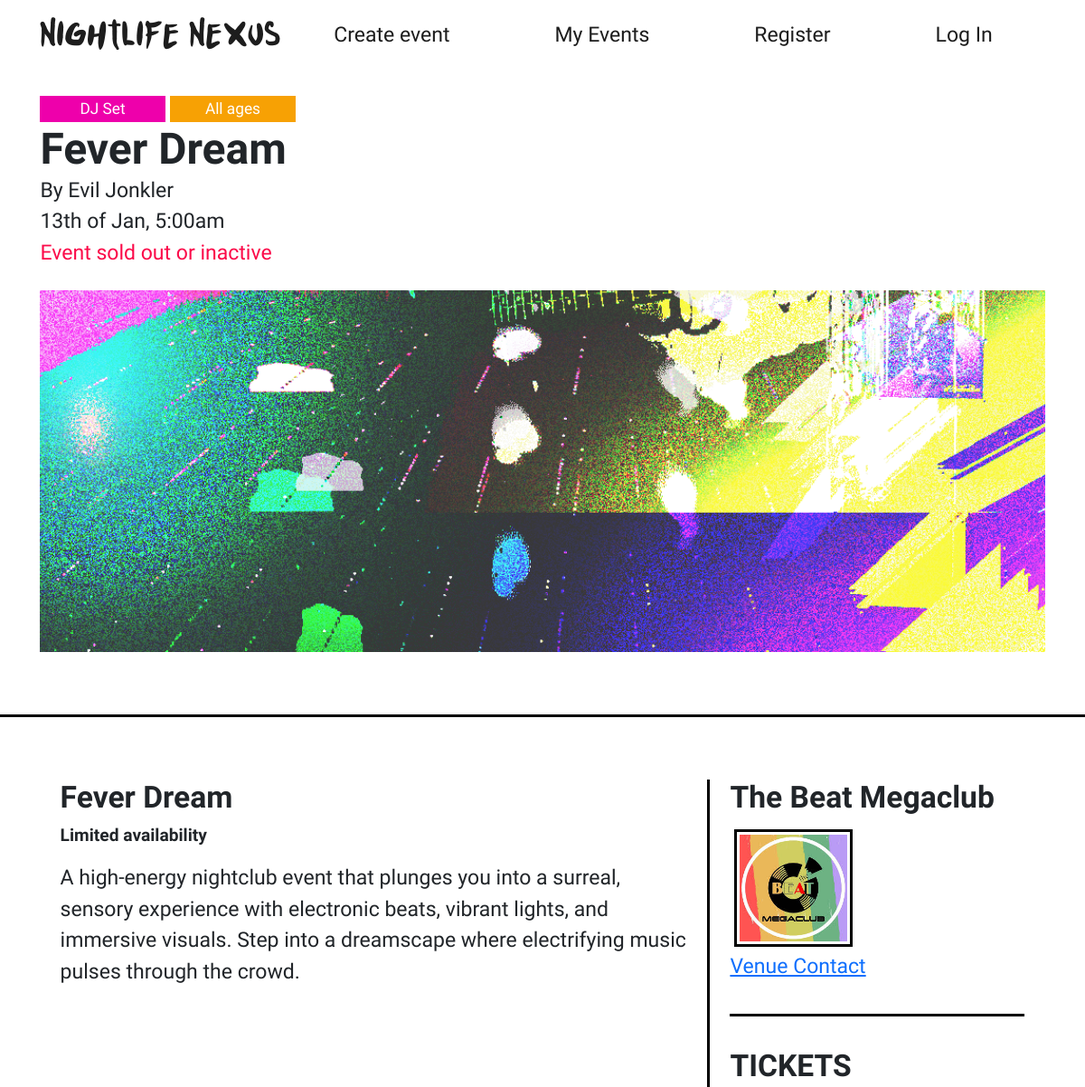
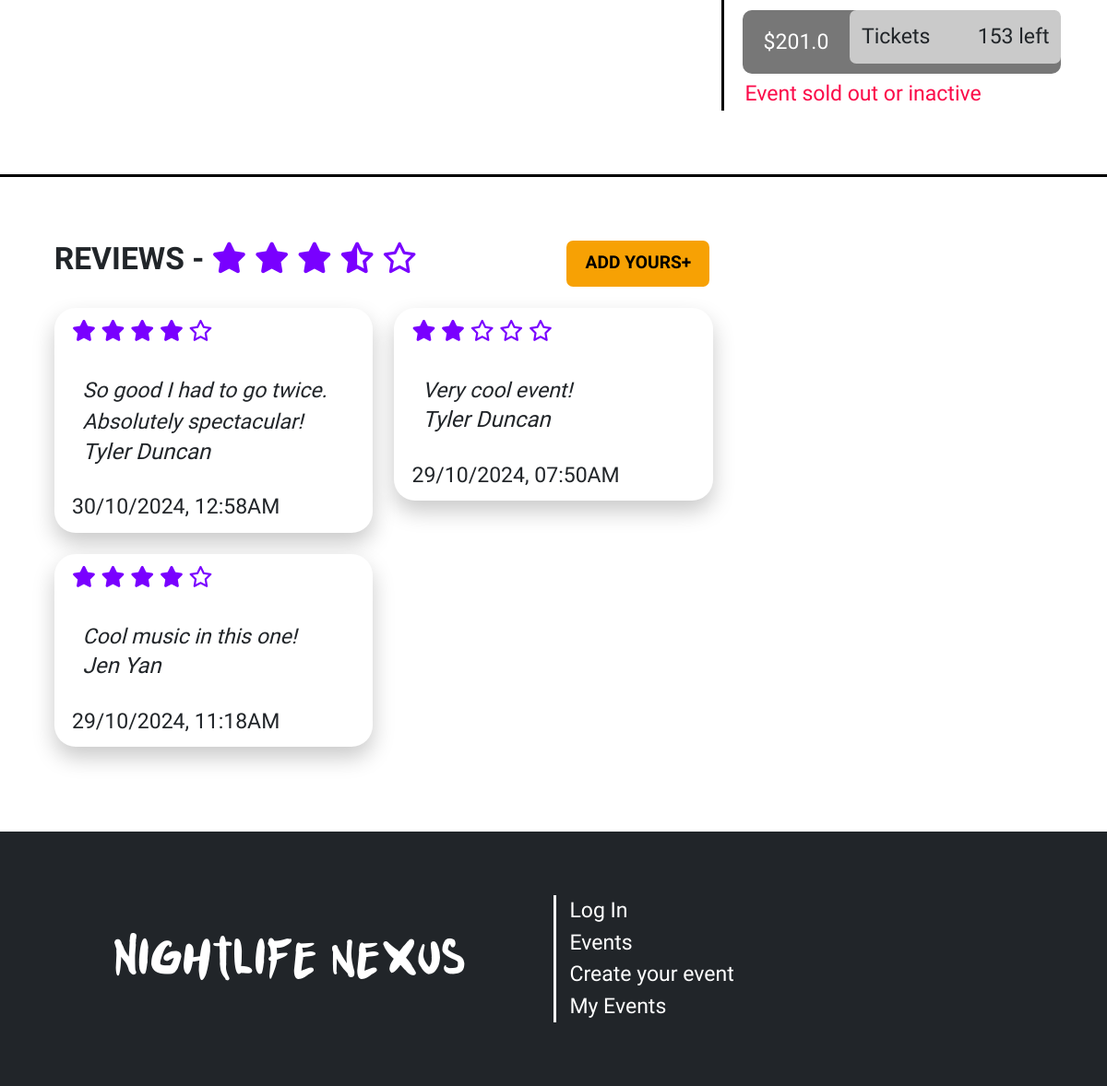
Screenshot of /events/2 with the database file from the repository (2 pictures, top to bottom).
### website/models.py (models this page shows, shortened)
class Events(db.Model):
    __tablename__ = 'events'
    id = db.Column(db.Integer, primary_key=True)
    title = db.Column(db.String(50), nullable=False)
    desc = db.Column(db.String(200), nullable=False)
    image = db.Column(db.String(100), nullable=False)  # Store the image file path
    date = db.Column(db.Integer, nullable=False)       # Store the selected date of the event
    month = db.Column(db.String(3), nullable=False)    # Store the selected month ('Jan', 'Feb')
    nightclub = db.Column(db.String(50), nullable=False)
    event_type = db.Column(db.String(50), nullable=False)
    age_range = db.Column(db.String(50), nullable=False)
    user_id = db.Column(db.Integer, db.ForeignKey('users.id'))
    time = db.Column(db.String(7), nullable=False)
    price = db.Column(db.Float(2), nullable=False)
    tickets = db.Column(db.Integer, nullable=False)

class User(db.Model, UserMixin):
    __tablename__ = 'users'
    id = db.Column(db.Integer, primary_key=True)
    first_name = db.Column(db.String(50), nullable=False)
    surname = db.Column(db.String(50), nullable=False)
    email = db.Column(db.String(120), unique=True, nullable=False)
    password = db.Column(db.String(255), nullable=False)  # Make sure to hash passwords in practice
    contact_number = db.Column(db.String(15), nullable=False)
    street_address = db.Column(db.String(255), nullable=False)

class Review(db.Model):
    __tablename__ = 'reviews'
    id = db.Column(db.Integer, primary_key=True)
    rating = db.Column(db.Integer, nullable=False)
    review_text = db.Column(db.String(500), nullable=False)
    author = db.Column(db.String(100), nullable=False, default='Anonymous')
    date_posted = db.Column(db.DateTime, default=datetime.utcnow())
    user_id = db.Column(db.Integer, db.ForeignKey('users.id'), nullable=False)  # Linking to the User model
    event_id = db.Column(db.Integer, db.ForeignKey('events.id'), nullable=False)  # Linking to the Events model

### website/events.py (the view)
@event_bp.route('/<id>')
def show(id):
    bookingForm = BookEvent()
    event = db.session.scalar(db.select(Events).where(Events.id == id))
    creator = db.session.scalar(db.select(User).where(User.id == event.user_id))
    status = inactive(event.date, event.month)
    event.date = ordinal(event.date)
    reviews = Review.query.filter_by(event_id=id).order_by(Review.date_posted.desc()).all()
    sum = 0
    avg = 0
    if reviews:
        for i in reviews:
           sum += i.rating
        avg = round((sum / len(reviews))*2)/2
    if not event:
        abort(404)
    return render_template('events/event.html', event=event, form=bookingForm, creator=creator, reviews=reviews, inactive=status, reviewAvg=avg )

### website/__init__.py (called while the page is built)
def inactive(date, month):
   months = ['Jan','Feb','Mar','Apr','May','Jun','Jul','Aug','Sep','Oct','Nov','Dec']
   curr = datetime.today().strftime('%Y-%m-%d')
   eventDate = datetime.strptime(f'{date}/{months.index(month)+1}/{curr[:4]}', "%d/%m/%Y")
   if datetime.now().date() > eventDate.date():
      return True
   else:
      return False

def ordinal(n: int):
    if 11 <= (n % 100) <= 13:
        suffix = 'th'
    else:
        suffix = ['th', 'st', 'nd', 'rd', 'th'][min(n % 10, 4)]
    return str(n) + suffix

### website/templates/events/event.html (shortened to what this page needs)
{% extends 'base.html' %}
{% from 'bootstrap5/form.html' import render_form %}
{% block content %}
<div class="event">
    <div class="container">
        <div class="row">
            <div class="col">
                <span class="badge ev-{{ event.event_type}}">
                    {% if event.event_type == 'theme' %}Themed Party{% elif event.event_type == 'rave' %}Rave{% else %}DJ Set{% endif %}
                </span>
                <span class="badge age-{{ event.age_range }}">
                    {% if event.age_range == 'ov18' %}Over 18s{% elif event.age_range == 'un18' %}Under 18s{% else %}All ages{% endif %}
                </span>
                <h1>{{ event.title }}</h1>
                <p>By {{ creator.first_name }} {{ creator.surname }}</p>
                <p>{{ event.date }} of {{ event.month }}, {{ event.time }}</p>
                {% if event.tickets == 0 or inactive %}
                <p style="color: var(--main-red)">Event sold out or inactive</p>
                {% endif %}
                <div class="bg-event" style="background-image: url({{event.image}})"></div>
            </div>
        </div>
    </div>
    <div class="border-top"></div>
    <div class="container">
        <div class="row row-spacing">
            <div class="col-lg-8 border-end">
                <h3>{{event.title}}</h3>
                {% if event.tickets == 0 %}
                <h6 style="color: var(--main-red)">Event sold out</h6>
                {% else %}
                <h6>Limited availability</h6>
                {% endif %}
                <p>{{event.desc}}<br><br></p>
            </div>
            <div class="col-lg-4">
                <div class="row">
                    <div class="col">
                        <h3>{{event.nightclub}}</h3>
                        <div class="d-flex">
                            <img class="img-thumbnail" src="/static/img/{{ event.nightclub }}.jpg">
                        </div>
                        <a href="https://www.youtube.com/watch?v=yfvNM_opeJc">Venue Contact</a>
                    </div>
                </div>
                <div class="border-top spacing"></div>
                <div class="row tickets">
                    <h3>TICKETS</h3>
                    {% if event.tickets == 0 or inactive %}
                        <span class="btn-ticket disabled">
                            ${{ event.price }}
                            <button type="button" class="btn">
                                <span class="float-start">Tickets</span>
                                <span class="float-end">{{ event.tickets }} left</span>
                            </button>
                        </span>
                        <p style="color: var(--main-red)">Event sold out or inactive</p>
                    {% endif %}
                </div>
            </div>
        </div>
    </div>
    <div class="border-top spacing"></div>
    <div class="container">
        <div class="row row-spacing">
            <div class="col-md-6">
                <h3>REVIEWS -
                {% if reviews %}
                    {% for i in range(1,6) %}
                    <i class="{% if (reviewAvg-i) == -0.5 %}fa-solid fa-star-half-stroke{% elif reviewAvg >= i %}fa-solid fa-star{%else%}fa-regular fa-star{%endif%}"></i>
                    {% endfor %}
                {% else %}
                    No reviews
                {% endif %}
                </h3>
            </div>
            <div class="col-md-6">
                <button class="btn btn-review" type="button" data-bs-toggle="collapse" data-bs-target="#addReview" aria-expanded="false" aria-controls="addReview">Add yours</button>
            </div>
            <div class="col-md-12 reviews">
                {% for review in reviews %}
                    <div class="card">
                        <div class="card-header">
                            {% for i in range(1, 6) %}
                                <i class="fa {% if i <= review.rating %}fa-solid{% else %}fa-regular{% endif %} fa-star"></i>
                            {% endfor %}
                        </div>
                        <div class="card-body">
                            <p>{{ review.review_text }}</p>
                            <h5>{{ review.author }}</h5>
                        </div>
                        <div class="card-footer d-flex align-items-center">
                            <div class="d-flex flex-column">
                                <p>{{ review.date_posted.strftime('%d/%m/%Y, %I:%M%p') }}</p>
                            </div>
                        </div>
                    </div>
                {% endfor %}
            </div>
        </div>
    </div>
</div>
{% endblock %}

### website/templates/base.html (shortened to what this page needs)
<html lang="en">
<head>
    <link href="https://cdn.jsdelivr.net/npm/bootstrap@5.3.3/dist/css/bootstrap.min.css" rel="stylesheet">
    <link href="/static/style/style.css" rel="stylesheet">
</head>
<body>
    <main class="{{background}}">
        <header class="navbar navbar-expand-lg flex-column">
            <div class="container">
                <a href="/"><h3 class="logo">Nightlife Nexus</h3></a>
                <div class="collapse navbar-collapse" id="navbar">
                    <ul class="navbar-nav nav w-100">
                        <li class="nav-item flex-fill"><a href="{{ url_for('events.create') }}">Create event</a></li>
                        <li class="nav-item flex-fill"><a href="{{ url_for('events.bookings') }}">My Events</a></li>
                        {% if current_user.is_authenticated %}
                        <li class="nav-item flex-fill"><p style="margin: 0">Welcome {{current_user.first_name}}</p></li>
                        <li class="nav-item flex-fill"><a href="{{ url_for('auth.logout') }}">Log Out</a></li>
                        {% else %}
                        <li class="nav-item flex-fill"><a href="{{ url_for('auth.register') }}">Register</a></li>
                        <li class="nav-item flex-fill"><a href="{{ url_for('auth.login') }}">Log In</a></li>
                        {% endif %}
                    </ul>
                </div>
            </div>
        </header>
        {% block content %}
        {% endblock %}
    </main>
    <footer>
        <div class="container">
            <div class="row align-items-center">
                <div class="col-md-6 d-flex justify-content-center align-items-center">
                    <h1 class="logo">Nightlife nexus</h1>
                </div>
                <div class="col-md-6 d-flex border-start align-items-center">
                    <ul class="list-group list-group-flush">
                        {% if current_user.is_authenticated %}
                        <li class="list-group-item"><p style="margin:0; color: white">Logged in as {{current_user.first_name}}</p></li>
                        <li class="list-group-item"><a href="{{ url_for('auth.logout') }}">Log Out</a></li>
                        {% else %}
                        <li class="list-group-item"><a href="{{ url_for('auth.login') }}">Log In</a></li>
                        {% endif %}
                        <li class="list-group-item"><a href="/">Events</a></li>
                        <li class="list-group-item"><a href="/events/create">Create your event</a></li>
                        <li class="list-group-item"><a href="/bookings">My Events</a></li>
                    </ul>
                </div>
            </div>
        </div>
    </footer>
</body>
</html>

### website/static/style/style.css (style rules this page uses)
:root { --main-blue: #0083ff; --main-purple: #7900ff; --main-pink: #ee00ab; --main-green: #00eeb1; --main-yellow: #f7e204; --main-red: #fb0a49; --main-orange: #f7a104; --purple-2: #4b3bff; --main-grey: #cacaca; }
html, body { font-family: "Lexend", sans-serif; font-weight: 400; font-size: 1.2em; min-height: 100vh; }
.navbar { text-align: center; padding: 1rem; }
.navbar a, .navbar button { transition: 200ms ease-in-out; color: #1d1d1d; text-decoration: none; }
footer a, footer button { transition: 200ms ease-in-out; }
.logo { font-family: "Punkboy"; margin: 0; text-align: center; }
h1, h2, h3 { font-family: "Lexend Exa", system-ui; font-optical-sizing: auto; font-weight: 700; font-style: normal; }
footer { background: var(--bs-body-color); min-height: 12em; display: flex; align-items: center; justify-content: center; color: white; }
footer ul { text-align: left; }
footer .list-group-item { background: none; padding: 0.2em; }
footer a, footer button { color: white; text-decoration: none; padding: 0; }
footer .border-end, footer .border-start { border-color: white !important; }
ul { margin-bottom: 0; }
.list-group-flush .list-group-item { border: none; background: transparent; padding: 0; }
.card { box-shadow: 0 0.5em 1em #cacaca; border: none; border-radius: 0px; overflow: clip; border-radius: 0; }
.card h5, .card p { margin: 0; }
.badge { display: inline-block; border-radius: 0; font-weight: 500; }
.ev-dj { background: var(--main-pink) }
.age-all { background: var(--main-orange) }
.event { margin-top: 1em; }
.event .badge { min-width: 8em; }
.event p, h1 { margin: 0; }
.bg-event { height: 50vh; width: auto; margin: 1em 0 3em 0; background-size: cover; background-position: 100% 100%; }
.border-top, .border-bottom, .border-end, .border-start { border-color: black !important; border-width: 3px !important; }
.event h6 { font-weight: 600; margin-bottom: 1em; }
.row-spacing { margin: 3em 0; }
.event .col-lg-8, .event .col-lg-4 { padding: 0 2%; }
.img-thumbnail { border: 3px black solid; padding: 3px; border-radius: 0; margin-right: 1em; margin: 5px; height: fit-content !important; width: 40%; }
.spacing { margin: 1.5em 0; }
.btn-ticket { font-size: 1.2rem; display: flex; padding: 0; justify-content: space-between; background: black; width: 15em; margin: 0.2em 0.5em; color: white; height: 3em; border-radius: 10px; padding-left: 1em; align-items: center; }
.btn-ticket .btn { font-size: 1.2rem; background: linear-gradient(to right, var(--main-grey) 0%, var(--main-grey) 50%, var(--purple-2) 50%, var(--main-purple) 100%); background-size: 210% 100%; background-position: 1%; width: 11em; padding: 0 0.5em; height: 2.5em; margin-bottom: 0.5em; transition: 200ms ease-in-out; margin-left: 1em; }
.btn-ticket.disabled { background: #777; }
.btn-ticket.disabled .btn { cursor: not-allowed; }
.btn-review { background: var(--main-orange); color: black; padding: 0.5em 1em; font-weight: bold; text-transform: uppercase; }
.btn-review[aria-expanded="false"]::after { content: "+"; }
.reviews { margin-top: 1em; columns: 300px auto; }
.fa-star, .fa-star-half-stroke { color: var(--main-purple); }
.reviews .card-header, .reviews .card-footer { border: none; background: none; }
.reviews .card-body { background: white; font-style: italic; border-radius: 10px 10px 10px 2em; margin: 0 0.5em; }
.reviews .card { border-radius: 1em; width: 100%; display: inline-block; margin-bottom: 1em; }

### rows the page displays
Events: title "Fever Dream", date "13th", month "Jan", time "5:00am", image (picture), desc "A high-energy nightclub event that plunges you into a surreal, sensory experience with electronic beats, vibrant lights, and immersive visuals. Step into a dreamscape where electrifying music pulses through the crowd.", nightclub "The Beat Megaclub", nightclub (picture), price "201.0", tickets "153"
User: first_name "Evil", surname "Jonkler"
Review: rating 4 (drawn), review_text "So good I had to go twice. Absolutely spectacular!", author "Tyler Duncan", date_posted "30/10/2024, 12:58AM"
Review: rating 4 (drawn), review_text "Cool music in this one!", author "Jen Yan", date_posted "29/10/2024, 11:18AM"
Review: rating 2 (drawn), review_text "Very cool event!", author "Tyler Duncan", date_posted "29/10/2024, 07:50AM"
